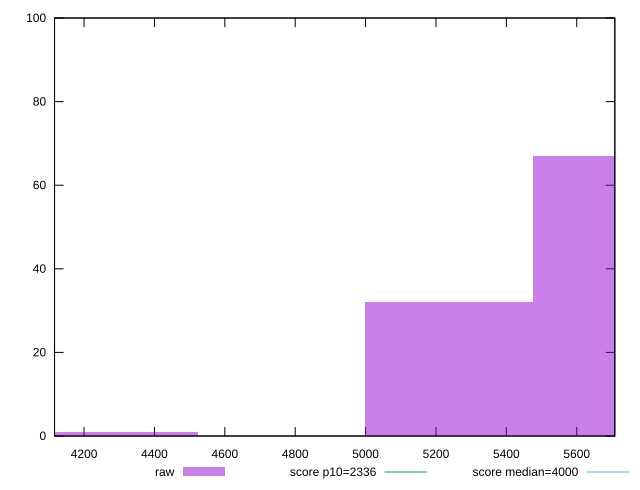

Generate this figure with gnuplot:
reset

$raw <<EOF
5237.838836834467 32
5714.006003819418 67
4285.504502864564 1
EOF

set key outside below
set boxwidth 476.1671669849515
set xrange [4116.095000000001:5708.268000000001]
set yrange [0:100]
set trange [0:100]
set style fill transparent solid 0.5 noborder

set parametric
set terminal svg size 640, 490 enhanced background rgb 'white'
set output "reports/report_00031_2021-02-24T23-18-18.084Z/first-meaningful-paint/samples/astro/raw/histogram.svg"

plot $raw title "raw" with boxes, \
     2336,t title "score p10=2336", \
     4000,t title "score median=4000"

reset
